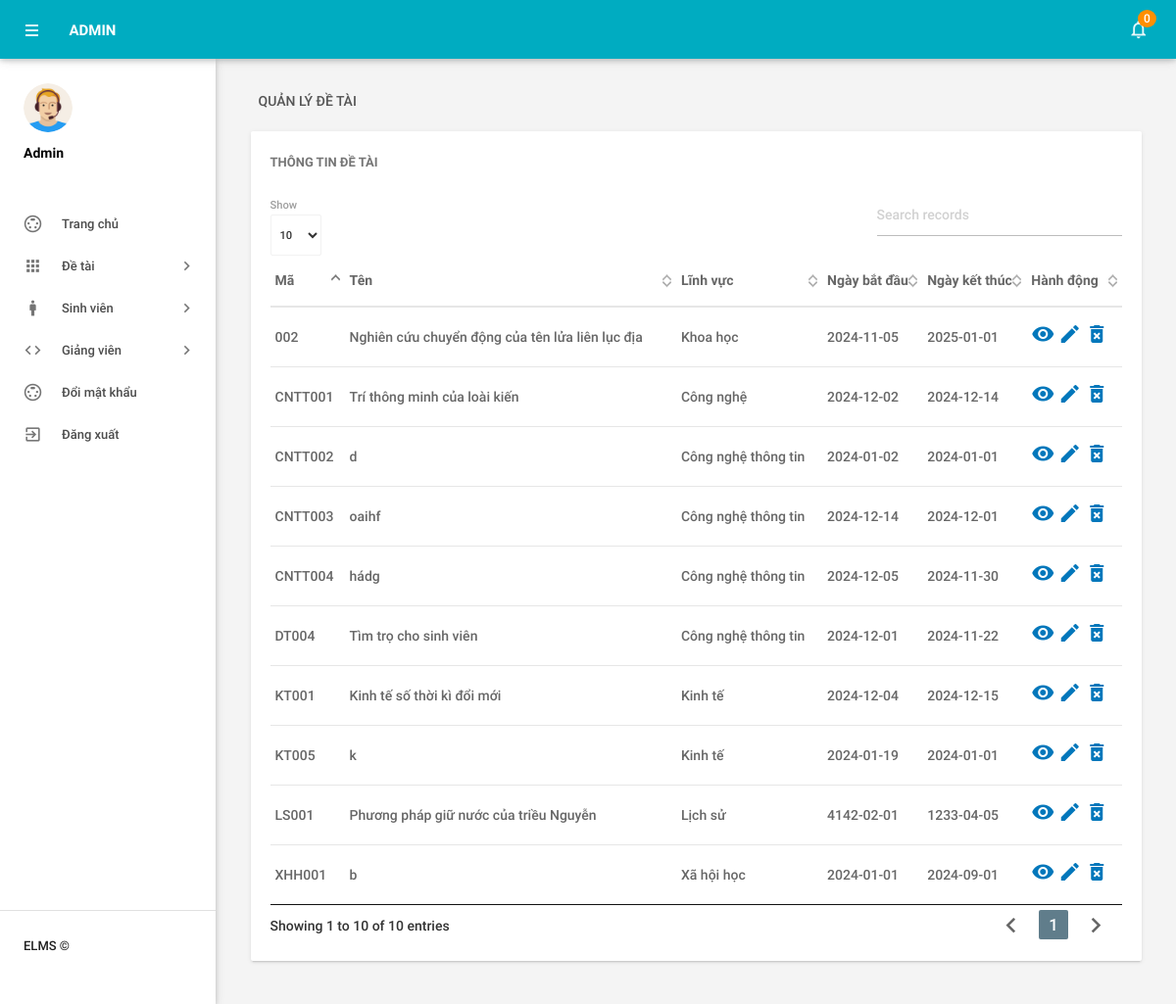
Page /BTL_CNPM/admin/manage_topic.php (signed in) on the committed database.
### tables this page shows
CREATE TABLE `tbldetai` (
  `MaDeTai` varchar(20) NOT NULL,
  `TenDeTai` varchar(50) NOT NULL,
  `LinhVuc` varchar(50) NOT NULL,
  `NgayBatDau` date NOT NULL,
  `NgayKetThuc` date NOT NULL,
  `TrangThai` varchar(50) NOT NULL,
  `MoTa` varchar(100) NOT NULL,
  `GiangVien` varchar(20) NOT NULL,
  `SinhVien` varchar(20) NOT NULL
);

### BTL_CNPM/admin/manage_topic.php (the view, shortened to what this page needs)
<?php
include('includes/config.php');
if (strlen($_SESSION['alogin']) == 0) {
    header('location:index.php');
} else {
?>
    <!DOCTYPE html>
    <html lang="en">
    <head>
        <link type="text/css" rel="stylesheet" href="../assets/plugins/materialize/css/materialize.min.css" />
        <link href="../assets/plugins/material-preloader/css/materialPreloader.min.css" rel="stylesheet">
        <link href="../assets/plugins/datatables/css/jquery.dataTables.min.css" rel="stylesheet">
        <link href="../assets/css/alpha.min.css" rel="stylesheet" type="text/css" />
        <link href="../assets/css/custom.css" rel="stylesheet" type="text/css" />
    </head>
    <body>
        <?php include('includes/header.php'); ?>
        <?php include('includes/sidebar.php'); ?>
        <main class="mn-inner">
            <div class="row">
                <div class="col s12">
                    <div class="page-title">Quản lý đề tài</div>
                </div>
                <div class="col s12 m12 l12">
                    <div class="card">
                        <div class="card-content">
                            <span class="card-title">Thông tin đề tài</span>
                            <table id="example" class="display responsive-table ">
                                <thead>
                                    <tr>
                                        <th>Mã</th>
                                        <th>Tên</th>
                                        <th>Lĩnh vực</th>
                                        <th>Ngày bắt đầu</th>
                                        <th>Ngày kết thúc</th>
                                        <th>Hành động</th>
                                    </tr>
                                </thead>
                                <tbody>
                                    <?php $sql = "SELECT * from tbldetai";
                                    $query = $dbh->prepare($sql);
                                    $query->execute();
                                    $results = $query->fetchAll(PDO::FETCH_OBJ);
                                    if ($query->rowCount() > 0) {
                                        foreach ($results as $kqua) { ?>
                                            <tr>
                                                <td> <?php echo htmlentities($kqua->MaDeTai); ?></td>
                                                <td><?php echo htmlentities($kqua->TenDeTai); ?></td>
                                                <td><?php echo htmlentities($kqua->LinhVuc); ?></td>
                                                <td><?php echo htmlentities($kqua->NgayBatDau); ?></td>
                                                <td><?php echo htmlentities($kqua->NgayKetThuc); ?></td>
                                                <td>
                                                    <a href="edit_topic.php?show=<?php echo htmlentities($kqua->MaDeTai); ?>">
                                                        <i class="material-icons">visibility</i>
                                                    </a>
                                                    <a href="edit_topic.php?udp=<?php echo htmlentities($kqua->MaDeTai); ?>">
                                                        <i class="material-icons">mode_edit</i>
                                                    </a>
                                                    <a href="manage_topic.php?del=<?php echo htmlentities($kqua->MaDeTai); ?>"
                                                        onclick="return confirm('Bạn có chắc chắn muốn xóa đề tài này không');"> <i
                                                            class="material-icons">delete_forever</i>
                                                    </a>
                                                </td>
                                            </tr>
                                            <?php
                                        }
                                    } ?>
                                </tbody>
                            </table>
                        </div>
                    </div>
                </div>
            </div>
        </main>
        </div>
        <div class="left-sidebar-hover"></div>
    </body>
    </html>
<?php } ?>

### rows in the picture
tbldetai: MaDeTai "002", TenDeTai "Nghiên cứu chuyển động của tên lửa liên lục địa", LinhVuc "Khoa học", NgayBatDau "2024-11-05", NgayKetThuc "2025-01-01"
tbldetai: MaDeTai "CNTT001", TenDeTai "Trí thông minh của loài kiến", LinhVuc "Công nghệ", NgayBatDau "2024-12-02", NgayKetThuc "2024-12-14"
tbldetai: MaDeTai "CNTT002", TenDeTai "d", LinhVuc "Công nghệ thông tin", NgayBatDau "2024-01-02", NgayKetThuc "2024-01-01"
tbldetai: MaDeTai "CNTT003", TenDeTai "oaihf", LinhVuc "Công nghệ thông tin", NgayBatDau "2024-12-14", NgayKetThuc "2024-12-01"
tbldetai: MaDeTai "CNTT004", TenDeTai "hádg", LinhVuc "Công nghệ thông tin", NgayBatDau "2024-12-05", NgayKetThuc "2024-11-30"
tbldetai: MaDeTai "DT004", TenDeTai "Tìm trọ cho sinh viên", LinhVuc "Công nghệ thông tin", NgayBatDau "2024-12-01", NgayKetThuc "2024-11-22"
tbldetai: MaDeTai "KT001", TenDeTai "Kinh tế số thời kì đổi mới", LinhVuc "Kinh tế", NgayBatDau "2024-12-04", NgayKetThuc "2024-12-15"
tbldetai: MaDeTai "KT005", TenDeTai "k", LinhVuc "Kinh tế", NgayBatDau "2024-01-19", NgayKetThuc "2024-01-01"
tbldetai: MaDeTai "LS001", TenDeTai "Phương pháp giữ nước của triều Nguyễn", LinhVuc "Lịch sử", NgayBatDau "4142-02-01", NgayKetThuc "1233-04-05"
tbldetai: MaDeTai "XHH001", TenDeTai "b", LinhVuc "Xã hội học", NgayBatDau "2024-01-01", NgayKetThuc "2024-09-01"

### other values in the picture
$unreadcount "0"
